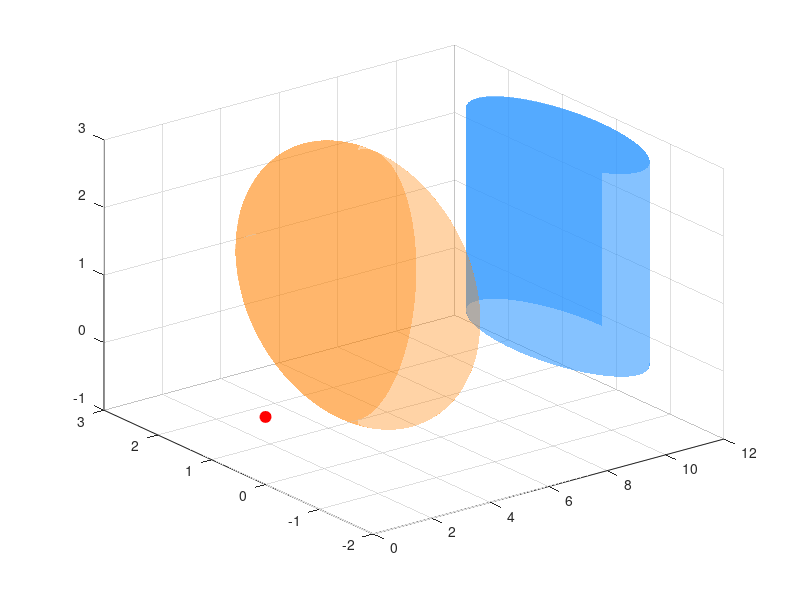

Write MATLAB code to recreate this figure. (Note: this script raises an error after producing the figure.)
%% 示意图：导弹 - 圆柱目标 - 烟雾球 的角锥关系
clc; clear; close all; figure('Color','w','Position',[100 100 900 600]);

% ----- 参数（可调整） -----
M = [0, 0, 0];            % 导弹位置（观察点）
T = [10, 0, 0];            % 圆柱底面圆心位置
r_t = 1.5;                % 目标半径
h_t = 3;                  % 目标高度
Rc = 2.0;                 % 烟雾球半径
C = [5, 1.0, 1.0];        % 烟雾球心位置

% 绘制圆柱（目标）
[XC,YC,ZC] = cylinder(r_t,64);
ZC = ZC * h_t;
XC = XC + T(1);
YC = YC + T(2);
ZC = ZC + T(3);
surf(XC,YC,ZC,'FaceColor',[0.2 0.6 1],'FaceAlpha',0.6,'EdgeColor','none'); hold on;
fill3(XC(1,:),YC(1,:),ZC(1,:),[0.2 0.6 1],'FaceAlpha',0.6,'EdgeColor','none');
fill3(XC(2,:),YC(2,:),ZC(2,:),[0.2 0.6 1],'FaceAlpha',0.6,'EdgeColor','none');

% 绘制烟雾球（球体）
[XS,YS,ZS] = sphere(60);
XS = Rc*XS + C(1);
YS = Rc*YS + C(2);
ZS = Rc*ZS + C(3);
surf(XS,YS,ZS,'FaceColor',[1 0.5 0],'FaceAlpha',0.35,'EdgeColor','none');

% 绘制导弹
plot3(M(1),M(2),M(3),'ro','MarkerFaceColor','r','MarkerSize',8);

% ----- 计算目标的近似最小包容锥（示意） -----
% 在目标表面采样点，得到从导弹看的方向向量集 u_k
nphi = 72; nz = 20;
phi = linspace(0,2*pi,nphi);
zvals = linspace(0,h_t,nz);
P = [];  % 目标表面采样点
for iz = 1:nz
    z0 = T(3) + zvals(iz);
    xs = r_t*cos(phi) + T(1);
    ys = r_t*sin(phi) + T(2);
    zs = ones(size(xs))*z0;
    P = [P; xs', ys', zs'];
end
% 顶面与底面边缘也采样
P = [P; (T(1)+r_t*cos(phi))', (T(2)+r_t*sin(phi))', (T(3)+h_t*ones(size(phi)))'];
P = [P; (T(1)+r_t*cos(phi))', (T(2)+r_t*sin(phi))', (T(3)+zeros(size(phi)))'];

% 单位方向向量 u_k 从导弹到目标表面
U_k = bsxfun(@rdivide, P - M, sqrt(sum((P-M).^2,2)));

% 近似最小包容方向：用方向向量均值作为轴的近似（用于示意）
u_mean = mean(U_k,1);
u_T = u_mean / norm(u_mean);
% 近似半顶角 psi_T
angles = acos( max(min(U_k * u_T',1),-1) ); % clamp
psi_T = max(angles);    % 近似半顶角（rad）

% ----- 计算烟雾球的半顶角 -----
r_CM = norm(C - M);
if r_CM <= Rc
    theta_C = pi/2;    % 导弹在球内（示意处理）
else
    theta_C = asin( Rc / r_CM );   % 半顶角（rad）
end

% ----- 画出两个锥体：目标包容锥（蓝色）与烟雾球锥（橙色） -----
% 通用函数：生成从顶点 apex 出发，轴向 axis_unit，角度 alpha，长度 L 的锥面点
make_cone = @(apex, axis_unit, alpha, L, nTheta, nPhi) ...
    cone_points(apex, axis_unit, alpha, L, nTheta, nPhi);

% 设定锥长用于可视化（延伸一定距离）
Lcone = max( norm(T-M), norm(C-M) ) * 1.4;

% 目标锥
[CXt, CYt, CZt] = make_cone(M, u_T, psi_T, Lcone, 30, 60);
surf(CXt, CYt, CZt, 'FaceColor', [0 0.4470 0.7410], 'FaceAlpha', 0.12, 'EdgeColor', 'none');

% 烟雾球锥（以球心方向为轴）
s = (C - M) / norm(C - M);
[CXs, CYs, CZs] = make_cone(M, s, theta_C, Lcone, 30, 60);
surf(CXs, CYs, CZs, 'FaceColor', [0.85 0.33 0.1], 'FaceAlpha', 0.10, 'EdgeColor', 'none');

% 视图和美化
axis equal; grid on;
xlabel('X'); ylabel('Y'); zlabel('Z');
title('示意：导弹 - 目标（圆柱） - 烟雾球 的角锥关系 (示意)');
view(35,20);
camlight; lighting gouraud;
box on;

% optionally save
% saveas(gcf,'cone_demo.png');

%% ----- 子函数：生成锥体点（返回 X,Y,Z 矩阵） -----
function [Xc,Yc,Zc] = cone_points(apex, axis_unit, alpha, L, nTheta, nPhi)
    % apex : [3] apex coordinates
    % axis_unit : [3] unit vector for cone axis
    % alpha : half-angle (rad)
    % L : length of cone
    % nTheta, nPhi : resolution
    % returns surface mesh (Xc,Yc,Zc)
    % build orthonormal basis (u,v,w), w = axis_unit
    w = axis_unit(:) / norm(axis_unit);
    % pick a vector not parallel to w
    if abs(w(1)) < 0.9
        tmp = [1;0;0];
    else
        tmp = [0;1;0];
    end
    u = cross(w, tmp); u = u / norm(u);
    v = cross(w, u);
    % generate mesh in (radius, angle) space
    thetas = linspace(0, alpha, nTheta);  % along axis angle from 0 to alpha
    phis = linspace(0, 2*pi, nPhi);
    [T,P] = meshgrid(thetas, phis);
    % for each (theta,phi) get point at distance r = L * cos(theta) along axis? 
    % better param: along axis distance t from 0..L, radius = t * tan(alpha)
    ts = linspace(0, L, nTheta);
    [T2,P2] = meshgrid(ts, phis);
    R = T2 .* tan(alpha);  % radial distance at each t
    % coordinates:
    Xc = apex(1) + w(1).*T2 + u(1).* (R .* cos(P2)) + v(1).* (R .* sin(P2));
    Yc = apex(2) + w(2).*T2 + u(2).* (R .* cos(P2)) + v(2).* (R .* sin(P2));
    Zc = apex(3) + w(3).*T2 + u(3).* (R .* cos(P2)) + v(3).* (R .* sin(P2));
end
% ----- 绘制导弹 M 点 -----
plot3(M(1),M(2),M(3),'ro','MarkerFaceColor','r','MarkerSize',6);
text(M(1)-1,M(2),M(3), 'M','FontSize',12,'Color','r','FontWeight','bold');

% 烟雾球心 C 点
plot3(C(1),C(2),C(3),'ko','MarkerFaceColor',[0.85 0.33 0.1],'MarkerSize',6);
text(C(1),C(2),C(3)+0.5, '  C','FontSize',12,'Color',[0.85 0.33 0.1],'FontWeight','bold');

% 圆柱体体心 Q 点（取底面圆心+高度一半）
Q = [T(1), T(2), T(3)+h_t/2];
plot3(Q(1),Q(2),Q(3),'bo','MarkerFaceColor','b','MarkerSize',6);
text(Q(1),Q(2),Q(3), '  Q','FontSize',12,'Color','b','FontWeight','bold');

% ----- 添加向量箭头 -----
% M -> C
quiver3(M(1),M(2),M(3), C(1)-M(1), C(2)-M(2), C(3)-M(3), ...
    0,'Color',[0.85 0.33 0.1],'LineWidth',1.8,'MaxHeadSize',0.5);

% Q -> C
quiver3(Q(1),Q(2),Q(3), C(1)-Q(1), C(2)-Q(2), C(3)-Q(3), ...
    0,'Color','k','LineWidth',1.8,'MaxHeadSize',0.5);
